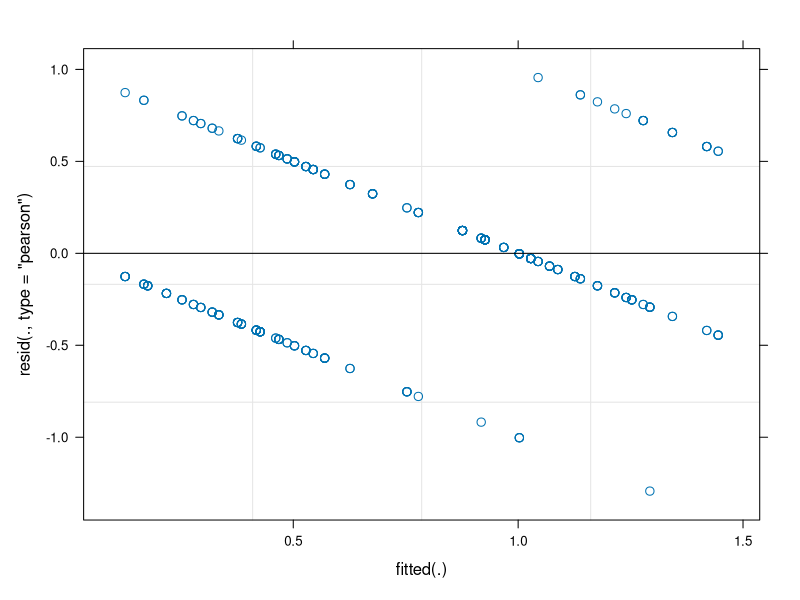
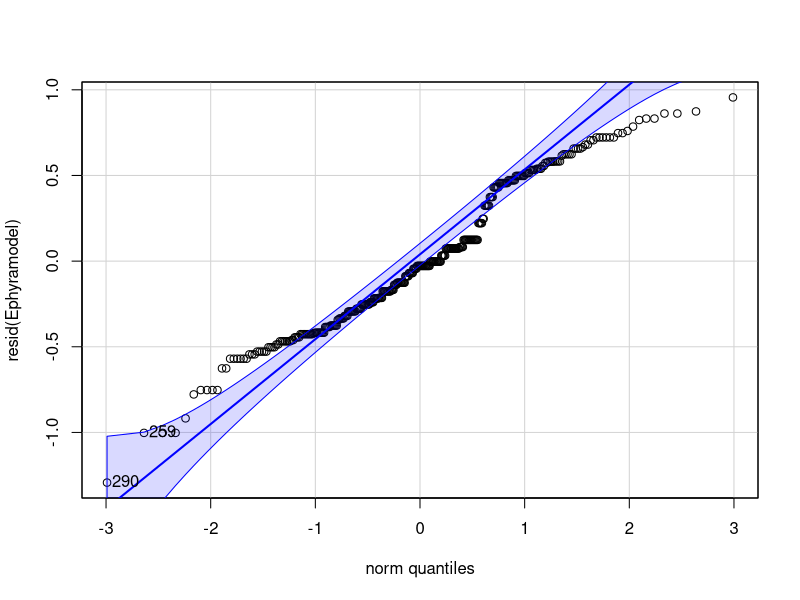
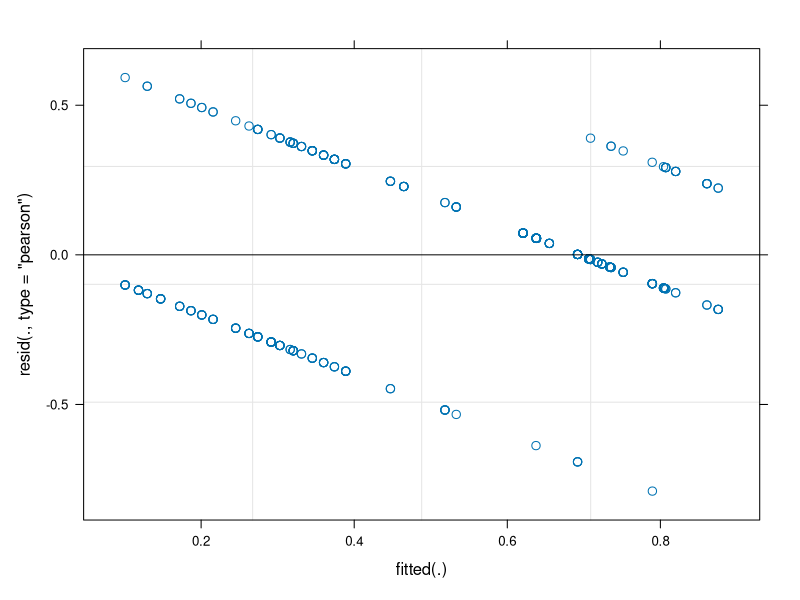
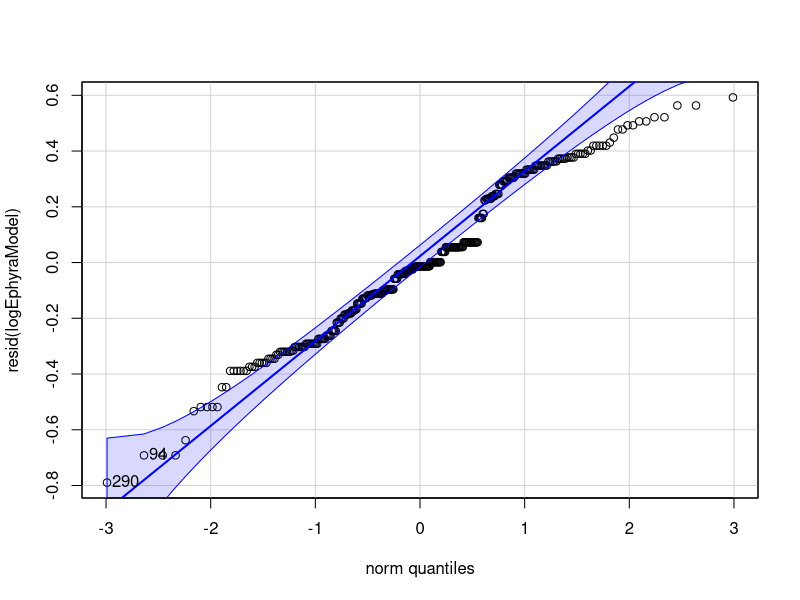
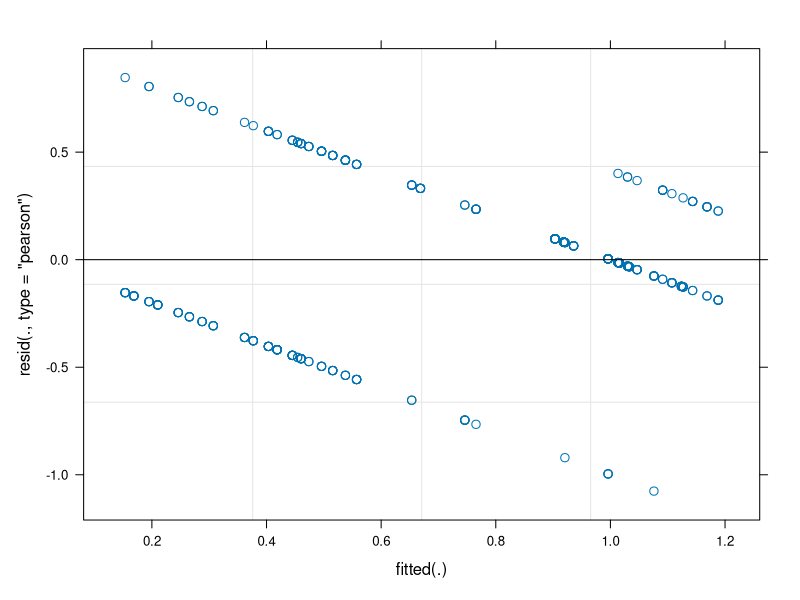
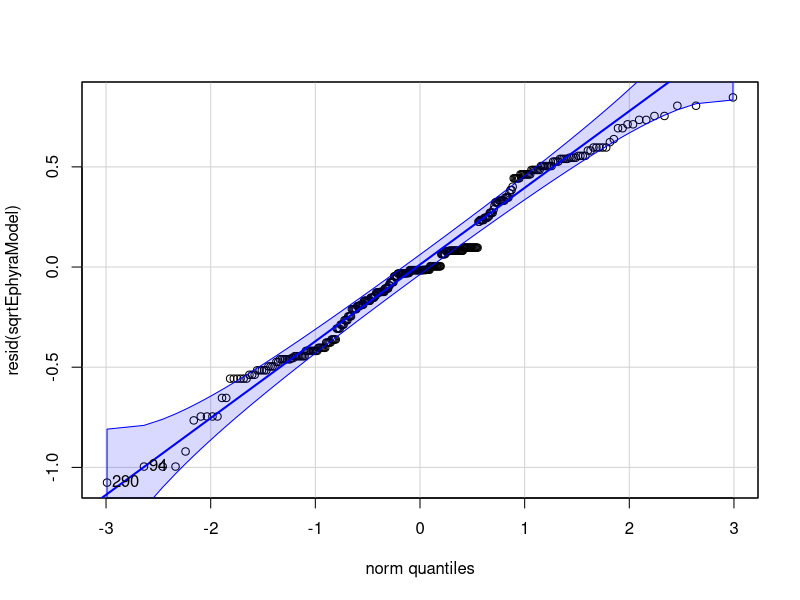
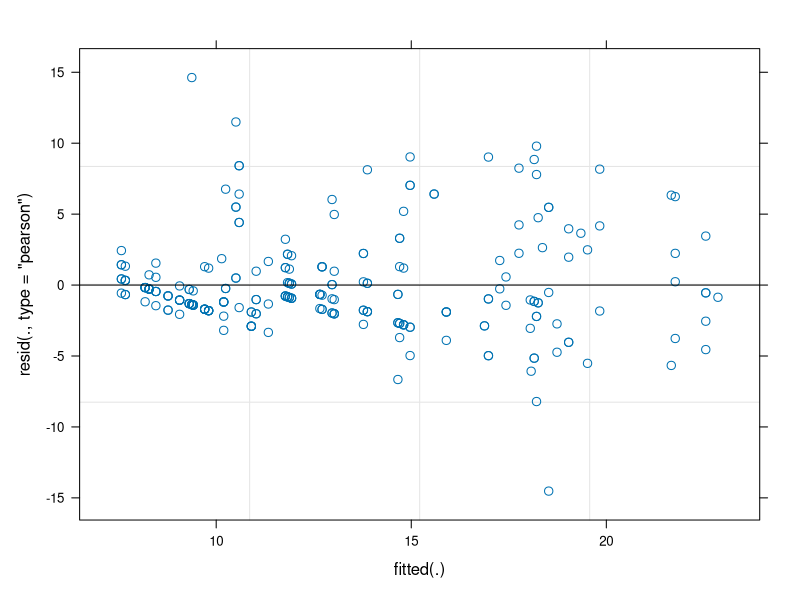
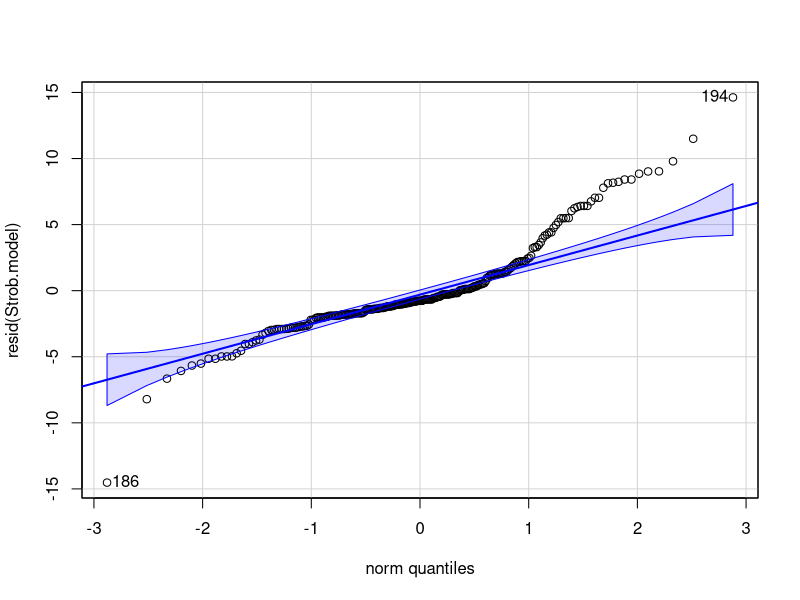

Write R code to recreate these figures, in order. (Note: this script raises an error after producing the figures.)
#Cassiopea Polyp Data Stats-- New and Improved
#Making a new script to redo all of my models to include plate as a factor
#Created by Jennica Moffat March 24, 2020

#Clear the environment
rm(list=ls())
#load libraries
library(tidyverse)
library(car)
library(lme4)
library(lmerTest)
library(MASS)

#Load data
mydata<-read.csv("Data/Thesis_PolypData_Summary.csv")
mydata$Temp<-as.factor(mydata$Temp)
mydata$Plate<-as.factor(mydata$Plate)
NoApoData <- mydata %>%
  filter(Genotype != "Aposymbiotic") %>%
  droplevels

#Genotype (fixed) and Temperature (fixed) on dependent variables 

#Total average ephyra production####

#Make model
Ephyramodel<-lmer(Total.Ephyra.Produced~Genotype*Temp+(1|Plate), data=NoApoData)

#Check assumptions
plot(Ephyramodel)
qqp(resid(Ephyramodel), "norm")
#Not really normal

#Log data
NoApoData$logTotalEphyra<-log(NoApoData$Total.Ephyra.Produced+1)
logEphyraModel<-lmer(logTotalEphyra~Genotype*Temp+(1|Plate), data=NoApoData)
plot(logEphyraModel)
qqp(resid(logEphyraModel), "norm")
#didn't do anything

#Squart root
NoApoData$sqrtTotalEphyra<-sqrt(NoApoData$Total.Ephyra.Produced)
sqrtEphyraModel<-lmer(sqrtTotalEphyra~Genotype*Temp+(1|Plate), data=NoApoData)
plot(sqrtEphyraModel)
qqp(resid(sqrtEphyraModel), "norm")
#Beautiful

anova(sqrtEphyraModel)
summary(sqrtEphyraModel)
#This is saying that, when taking into account plate, the interaction of Geno*Temp 
#is significant (P=0.0007557)

#Model selection
Ephyra.model2<-lm(sqrtTotalEphyra~Genotype*Temp, data=NoApoData)
anova(Ephyra.model2)
#Interaction P=0.00096

Ephyra.model3<-lm(sqrtTotalEphyra~Genotype*Temp + Plate, data=NoApoData)
anova(Ephyra.model3)
Ephyra.model4<-lm(sqrtTotalEphyra~Genotype*Temp*Plate, data=NoApoData)
anova(Ephyra.model4)

AIC(sqrtEphyraModel) #395.55
AIC(Ephyra.model2) #348.4
AIC(Ephyra.model3) #343.1
AIC(Ephyra.model4) #342.8
#Model with all interactions is lowest.

#Time to strobilation####

#I need to remove the NA's
StrobilatedData <- NoApoData %>%
  filter(Days.to.Strobilation != "NA")

#Make model
Strob.model<-lmer(Days.to.Strobilation~Genotype*Temp+(1|Plate), data=StrobilatedData)
#Check assumptions
plot(Strob.model)
qqp(resid(Strob.model), "norm")
#Not normal

#Log data
StrobilatedData$logStrob.Days<-log(StrobilatedData$Days.to.Strobilation)
logStrobmodel<-lmer(logStrob.Days~Genotype*Temp+(1|Plate), data=StrobilatedData)
qqp(resid(logStrobmodel), "norm")
#Better, but not good enough. 

#Double log
StrobilatedData$loglogStrob.Days<-log(StrobilatedData$logStrob.Days)
loglogStrobmodel<-lmer(loglogStrob.Days~Genotype*Temp+(1|Plate), data=StrobilatedData)
qqp(resid(loglogStrobmodel), "norm")

#Triple log?
StrobilatedData$log3Strob.Days<-log(StrobilatedData$loglogStrob.Days)
log3Strobmodel<-lmer(log3Strob.Days~Genotype*Temp+(1|Plate), data=StrobilatedData)
qqp(resid(log3Strobmodel), "norm")
#Ugh it's so close.
plot(loglogStrobmodel)

#Square root
StrobilatedData$sqrtStrob.Days<-sqrt(StrobilatedData$Days.to.Strobilation)
sqrtStrobmodel<-lmer(sqrtStrob.Days~Genotype*Temp+(1|Plate), data=StrobilatedData)
qqp(resid(sqrtStrobmodel), "norm")
#No

#Fourth root
StrobilatedData$fourthrt.Strob.Days<-sqrt(StrobilatedData$sqrtStrob.Days)
fourthrtStrobmodel<-lmer(fourthrt.Strob.Days~Genotype*Temp+(1|Plate), data=StrobilatedData)
qqp(resid(fourthrtStrobmodel), "norm")
#No different from square root

anova(loglogStrobmodel)
#Interaction: P=0.02743

#Model selection
Strob.model2<-lm(loglogStrob.Days~Genotype*Temp, data=StrobilatedData)
anova(Strob.model2)
#Interaction P=0.03549

Strob.model3<-lm(loglogStrob.Days~Genotype*Temp + Plate, data=StrobilatedData)
anova(Strob.model3)
Strob.model4<-lm(loglogStrob.Days~Genotype*Temp*Plate, data=StrobilatedData)
anova(Strob.model4)

AIC(loglogStrobmodel) #-348.2
AIC(Strob.model2) #-431.7
AIC(Strob.model3) #-433.4
AIC(Strob.model4) #-488.2
#Model with all interactions is lowest again. 

#GLMER 
#lognormal distribution
qqp(StrobilatedData$Days.to.Strobilation, "lnorm")
#No

gamma<-fitdistr(StrobilatedData$Days.to.Strobilation, "gamma")
qqp(StrobilatedData$Days.to.Strobilation, "gamma", shape = gamma$estimate[[1]], rate=gamma$estimate[[2]])
#Not really

#Try negative binomial
nbinom <- fitdistr(StrobilatedData$Days.to.Strobilation, "Negative Binomial")
qqp(StrobilatedData$Days.to.Strobilation, "nbinom", size = nbinom$estimate[[1]], mu = nbinom$estimate[[2]])
#Close.

#Try poisson
poisson <- fitdistr(StrobilatedData$Days.to.Strobilation, "Poisson")
qqp(StrobilatedData$Days.to.Strobilation, "pois", poisson$estimate, lambda=8)
#Probably worse than gamma?
hist(StrobilatedData$Days.to.Strobilation)

#I think negative binomial is the closest
Strob.model<-glmer(Days.to.Strobilation ~ Genotype*Temp+(1|Plate), data = StrobilatedData, family = binomial(link = "logit"))
strob.summary<-StrobilatedData%>%
  group_by(Genotype, Temp)%>%
  

  
  
#Time to inoculation####
#I need to remove the NA's
InocData<-NoApoData%>%
  filter(!is.na(Days.to.Inoculation ))

#Make model
Inoc.model<-lmer(Days.to.Inoculation~Genotype*Temp+(1|Plate), data=InocData)
plot(Inoc.model)
#Not great, early days are clustered. 
qqp(resid(Inoc.model), "norm")
#Woof. Horrible. 

InocData$logIDays<-log(InocData$Days.to.Inoculation)
log.Inoc.model<-lmer(logIDays~Genotype*Temp+(1|Plate), data=InocData)
logInocmodelres<-resid(logInocmodel)
qqp(resid(log.Inoc.model), "norm")
#Better, but not good enough. 

#double log
InocData$loglogIDays<-log(InocData$logIDays)
loglog.Inoc.model<-lmer(loglogIDays~Genotype*Temp+(1|Plate), data=InocData)
qqp(resid(loglog.Inoc.model), "norm")
#Same as log

#Square root
InocData$sqrtIDays<-sqrt(InocData$Days.to.Inoculation)
sqrtInocmodel<-lmer(sqrtIDays~Genotype*Temp+(1|Plate), data=InocData)
qqp(resid(sqrtInocmodel), "norm")
#Worse than log. 

#Quad root
InocData$quadrtIDays<-sqrt(InocData$sqrtIDays)
quadrtInocmodel<-lmer(quadrtIDays~Genotype*Temp+(1|Plate), data=InocData)
qqp(resid(quadrtInocmodel), "norm")
#Worse

#Running it with the logged data for now
logInoc.model<-lm(logIDays~Genotype*Temp*Plate, data=InocData)
anova(Inoc.model2)
#plate has an effect. Need to use original model
anova(log.Inoc.model)
#interaction: P=0.009616

#Gotta do generalized linear model. 
#lognormal distribution
qqp(InocData$Days.to.Inoculation, "lnorm")
#Uh, no I don't think so. 

gamma<-fitdistr(InocData$Days.to.Inoculation, "gamma")
qqp(InocData$Days.to.Inoculation, "gamma", shape = gamma$estimate[[1]], rate=gamma$estimate[[2]])
#No

#Try negative binomial
nbinom <- fitdistr(InocData$Days.to.Inoculation, "Negative Binomial")
qqp(InocData$Days.to.Inoculation, "nbinom", size = nbinom$estimate[[1]], mu = nbinom$estimate[[2]])
#no

#Try poisson
poisson <- fitdistr(InocData$Days.to.Inoculation, "Poisson")
qqp(InocData$Days.to.Inoculation, "pois", poisson$estimate, lambda=8)
#I think that's the best fit. 
hist(InocData$Days.to.Inoculation)

Inoc.model<-glmer(Days.to.Inoculation ~ Genotype*Temp+(1|Plate), data = InocData, family = poisson(link = "log"))
summary(Inoc.model)
Anova(Inoc.model, type="III")
print(summary(Inoc.model), correlation=TRUE)

Inoc.model.6<-glmer(Days.to.Inoculation ~ Genotype*Temp+(1|Plate), data = InocData.6, family = poisson(link = "log"))
Anova(Inoc.model.6, type = "III")

Inoc.model2<-glm(Days.to.Inoculation ~ Genotype*Temp*Plate, data = InocData, family = poisson(link = "log"))
Anova(Inoc.model2, type="III")
summary(Inoc.model2)

Inoc.model3<-glm(Days.to.Inoculation ~ Genotype*Temp, data = InocData, family = poisson(link = "log"))
Anova(Inoc.model3)

Inoc.model4<-glmer(Days.to.Inoculation ~ Genotype+Temp+(1|Plate), data = InocData, family = poisson(link = "log"))
Anova(Inoc.model4)

AIC(Inoc.model) #1601.8
AIC(Inoc.model2) #1592
AIC(Inoc.model3) #1601.7
AIC(Inoc.model4) #1600.9

#Quasipoisson
Inoc.model.QP<-glm(Days.to.Inoculation ~ Genotype*Temp*Plate, data = InocData, family = "quasipoisson")
Anova(Inoc.model.QP)
summary(Inoc.model.QP)
#Dispersion parameter is 0.97, so very close to 1. Since you can't use QP with glmer, poisson is just as good a fit. 

#Time to ephyra####
#I need to remove the NA's
TimetoEphyraData <- NoApoData %>%
  filter(Days.to.Ephyra != "NA")

#Make model
TEphyramodel<-lmer(Days.to.Ephyra~Genotype*Temp+(1|Plate), data=TimetoEphyraData)
#Check assumptions
plot(TEphyramodel)
qqp(resid(TEphyramodel), "norm")

#log transform
TimetoEphyraData$log.E.Days<-log(TimetoEphyraData$Days.to.Ephyra)
logTEphyramodel<-lmer(log.E.Days~Genotype*Temp+(1|Plate), data=TimetoEphyraData)
qqp(resid(logTEphyramodel), "norm")

#double log
TimetoEphyraData$loglog.E.Days<-log(TimetoEphyraData$log.E.Days)
loglogTEphyramodel<-lmer(loglog.E.Days~Genotype*Temp+(1|Plate), data=TimetoEphyraData)
qqp(resid(loglogTEphyramodel), "norm")
#Mehhhh close enough?
anova(loglogTEphyramodel)

#Model selection
TEphyra.model2<-lm(loglog.E.Days~Genotype*Temp, data=TimetoEphyraData)
TEphyra.model3<-lm(loglog.E.Days~Genotype*Temp + Plate, data=TimetoEphyraData)
TEphyra.model4<-lm(loglog.E.Days~Genotype*Temp*Plate, data=TimetoEphyraData)
anova(TEphyra.model4)

AIC(loglogTEphyramodel) #-452.34
AIC(TEphyra.model2) #-538.4.7
AIC(TEphyra.model3) #-546.5
AIC(TEphyra.model4) #-547.6

#Bud production####
Budmodel<-lmer(Total.Buds~Genotype*Temp+(1|Plate), data=mydata)
plot(Budmodel)
qqp(resid(Budmodel), "norm")
#Yes, normal!!

Budmodel2<-lm(Total.Buds~Genotype*Temp, data=mydata)
Budmodel3<-lm(Total.Buds~Genotype*Temp+Plate, data=mydata)
Budmodel4<-lm(Total.Buds~Genotype*Temp*Plate, data=mydata)
anova(Budmodel4)
#Plate actually has no effect on any other variables, for once. 

AIC(Budmodel) #1580
AIC(Budmodel2) #1567
AIC(Budmodel3)#1569
AIC(Budmodel4)#1631
#Without plate is best
anova(Budmodel2)
#Interaction: P=0.002318


#Survival####
#To do log-linear analysis, I need a new dataframe
#Columns: Geno, Temp, Plate, Survived (yes or no), and Frequency (count of that combo)
Survival<- mydata%>%group_by(Genotype, Temp, Plate, Survive.to.End)%>%
  tally(Survive.to.End == "Yes")

#I have one NA for survial b/c I spilled it and lost it. Just gonna remove it. 
mydata2<-mydata%>%
  filter(Survive.to.End != "NA")

#Making dataframe to run chi-square test
mydata2_df <- mydata2 %>% modify_if(is.character, as.factor)
Survival<- mydata2_df%>%group_by(Genotype, Temp, Plate, Survive.to.End, .drop=FALSE)%>%
  tally(name="Freq")
#.drop=FALSE makes df keep tallies of 0's

#Renaming Survive.to.End to Survived because I'm dumb and made a very long column name
names(Survival)[names(Survival) == 'Survive.to.End'] <- 'Survived'
View(Survival)

#Run model
Survival.model<-glm(Freq~Genotype:Survived + Temp:Survived + Plate:Survived + Genotype:Temp:Survived + Genotype:Plate:Survived + Temp:Plate:Survived + Genotype:Temp:Plate:Survived, family=poisson, data=Survival)
anova(Survival.model, test="Chisq")
#all of the interactions are 1 or very close to one. Only effect is Genotype, I think because they mostly all survived. 
#Genotype and Temp signficiantly affected survival, but no interaction. 

#In the output, we're interested in the effect of Season, which is the Season:Fruit interaction
#and the effect of Treatment, which is Treatment:Fruit
#and the interactions between Season and Treatment, which is Season:Treatment:Fruit


#Trying something else. Running model and just telling it that it's bimodal
View(mydata2)
#Adding column with yes/no changed to 1/0
survival_bino<-mydata2 %>% mutate(Survived = ifelse(Survive.to.End == "Yes", 1, ifelse(Survive.to.End == "No", 0, "NA")))
View(survival_bino)
#Logisitic regression. 
survival.bino.model<-glm(Survived~Temp*Genotype, family=binomial, data=survival_bino)
#Logisitic regression requires continuous predictor. So, this doesn't work. Duh. 
